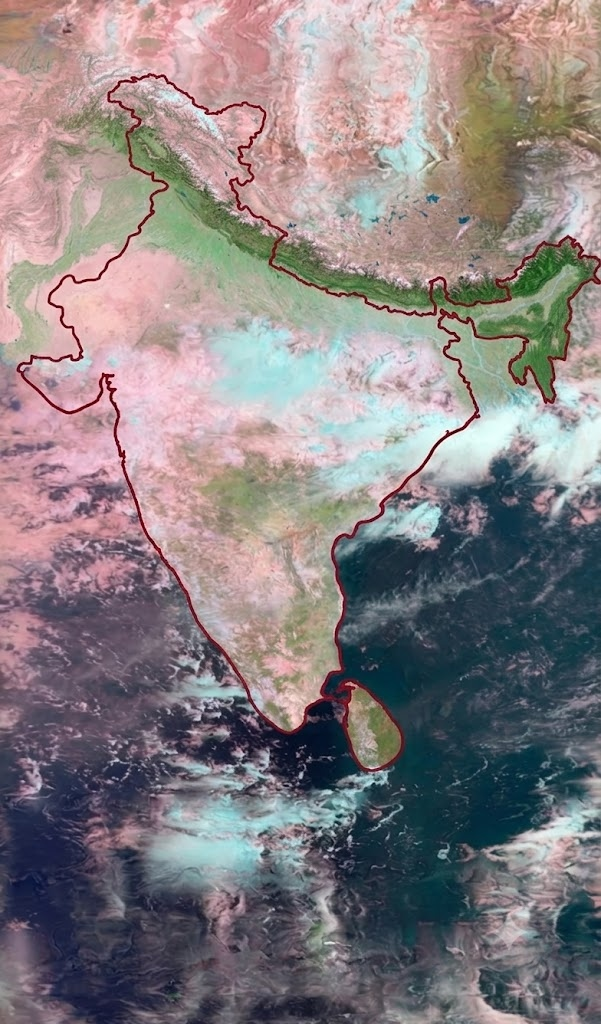
#> input picture data/india_aligned_reference.jpg, 601 x 1024 px
$ python -i border_extractor.py   (imports and definitions only)   (older library calls are emulated)
#> lines starting #> are read from the running program, lines starting #| are printed output that depends on the picture; after the words box and inside, x2 and y2 are one past the last pixel; in counts of white or black regions, pixels touching at a corner belong together
#> further down, picture is the input picture: shape (1024, 601, 3); mean B, G, R 130.5, 127.9, 136.2
"""
border_extractor.py - Extract India's political boundary from the reference image.

Creates a thin binary border mask, distance transform, and per-piece
descriptors (contour points, curvature, edge orientation, shape descriptors).
"""

import json
import cv2
import numpy as np
from scipy import ndimage

from config import GEOJSON_PATH


def create_reference_border_mask(ref_img: np.ndarray, geojson_path: str = None):
    """
    Generate a thin binary India border mask from the reference image.

    If a GeoJSON is available, render it at the reference image's resolution.
    Otherwise, extract the border from the reference image's edges.

    Args:
        ref_img: BGR reference image (already resized to working size).
        geojson_path: Path to india_boundary.geojson (optional).

    Returns:
        border_mask: uint8 binary mask, border pixels = 255.
        border_points: (N, 2) array of border point coordinates (x, y).
        filled_mask: uint8 filled India region mask (for overlap checks).
    """
    h, w = ref_img.shape[:2]
#> h = 1024; w = 601

    if geojson_path is None:
        geojson_path = GEOJSON_PATH

    # Try GeoJSON-based rendering first
    if geojson_path and _geojson_exists(geojson_path):
        return _border_from_geojson(ref_img, geojson_path)

    # Fallback: extract border from image edges
    return _border_from_image(ref_img)


def _geojson_exists(path):
    """Check if GeoJSON file exists."""
    import os
    return os.path.exists(path)


# [69 lines left out: function _border_from_geojson, not called in this run]


def _border_from_image(ref_img):
    """
    Extract border from the reference image using edge detection.
    Used when no GeoJSON is available.
    """
    h, w = ref_img.shape[:2]
#> h = 1024; w = 601
    if len(ref_img.shape) == 3:
        gray = cv2.cvtColor(ref_img, cv2.COLOR_BGR2GRAY)
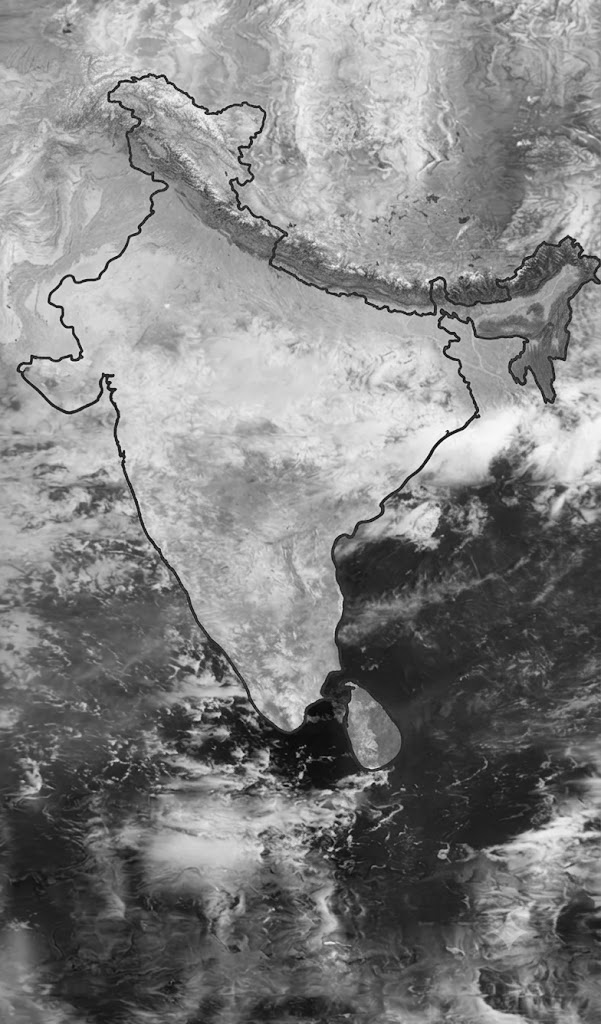
#> gray: shape (1024, 601); min 3, max 251, mean 130.7
    else:
        gray = ref_img.astype(np.uint8)

    # Threshold to get India silhouette
    _, binary = cv2.threshold(gray, 30, 255, cv2.THRESH_BINARY)
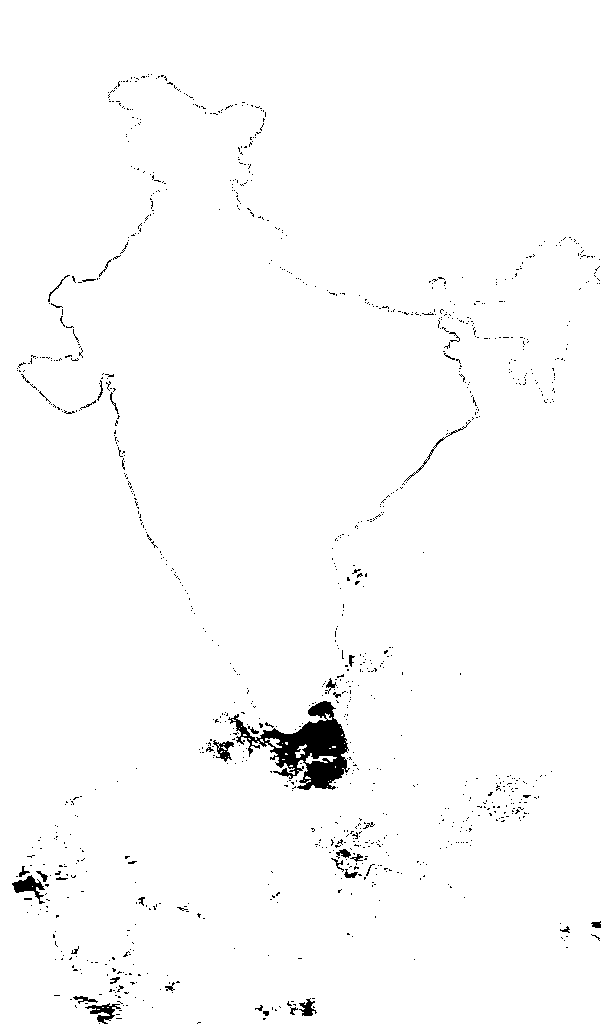
#> binary: shape (1024, 601); 98.4% white; 1069 black regions (1030 under 20 px), largest, box (x1, y1, x2, y2) and area: (228, 701, 350, 790) 4201, (12, 875, 45, 904) 370, (85, 1003, 121, 1024) 295
    binary = cv2.morphologyEx(binary, cv2.MORPH_CLOSE, np.ones((5, 5), np.uint8))
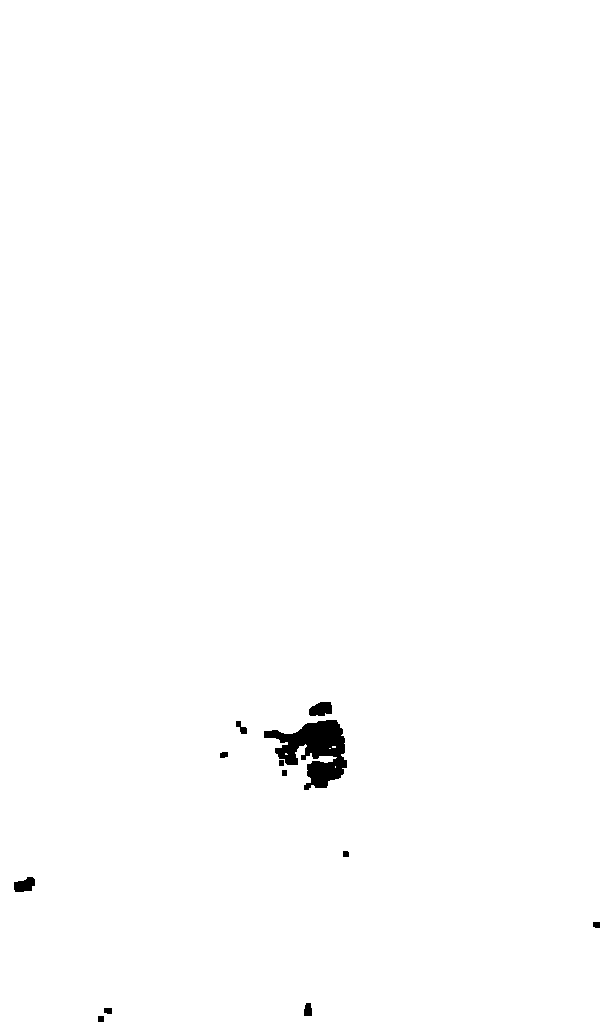
#> binary: shape (1024, 601); 99.4% white; 12 black regions, largest, box (x1, y1, x2, y2) and area: (264, 720, 347, 790) 2972, (309, 702, 332, 716) 262, (14, 877, 35, 892) 232

    # Edge = border
    border_mask = cv2.Canny(binary, 50, 150)
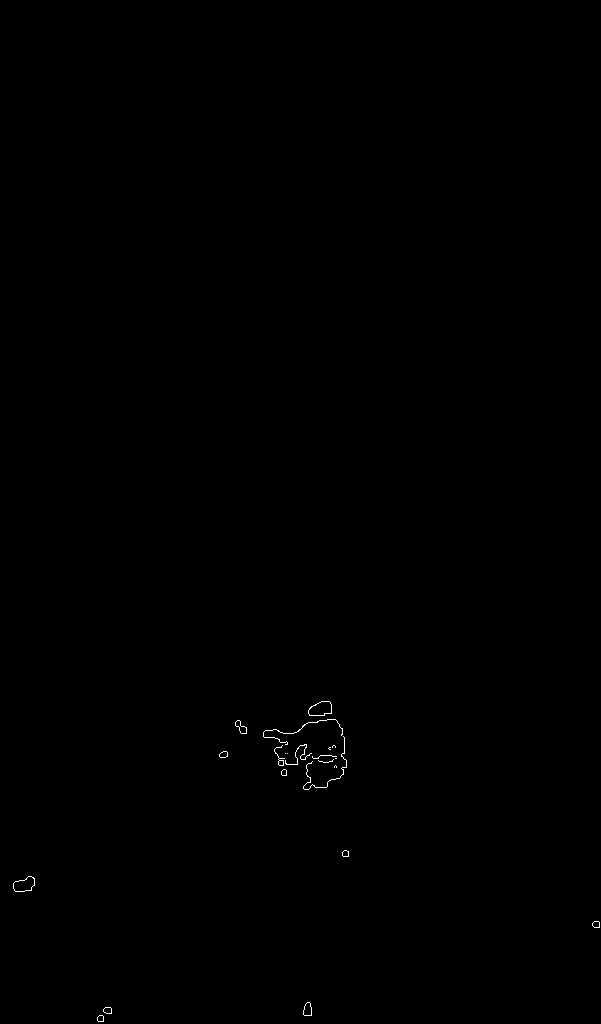
#> border_mask: shape (1024, 601); 0.12% white in thin lines or dots, all inside (x1, y1, x2, y2) = (13, 701, 600, 1022)

    # Filled mask
    contours, _ = cv2.findContours(binary, cv2.RETR_EXTERNAL, cv2.CHAIN_APPROX_NONE)
#> contours = 1 contour; box (x1, y1, x2, y2) and area: (0, 0, 601, 1024) 613800
    filled_mask = np.zeros((h, w), dtype=np.uint8)
    if contours:
        cv2.drawContours(filled_mask, contours, -1, 255, cv2.FILLED)
#> filled_mask: shape (1024, 601); every value is 255

    border_ys, border_xs = np.where(border_mask > 0)
#> border_ys = 769 values from 701 to 1021; border_xs = 769 values, max 599 at index 676, min 13 at index 637, mean 278.4
    border_points = np.column_stack([border_xs, border_ys]).astype(np.float64)
#> border_points = 769 pairs, first value 13 to 599, second value 701 to 1021

    return border_mask, border_points, filled_mask


# [115 lines left out: functions compute_distance_transform, extract_piece_descriptors, _compute_curvature, not called in this run]

>>> import cv2
>>> picture = cv2.imread('../data/india_aligned_reference.jpg')
>>> result = create_reference_border_mask(picture)
